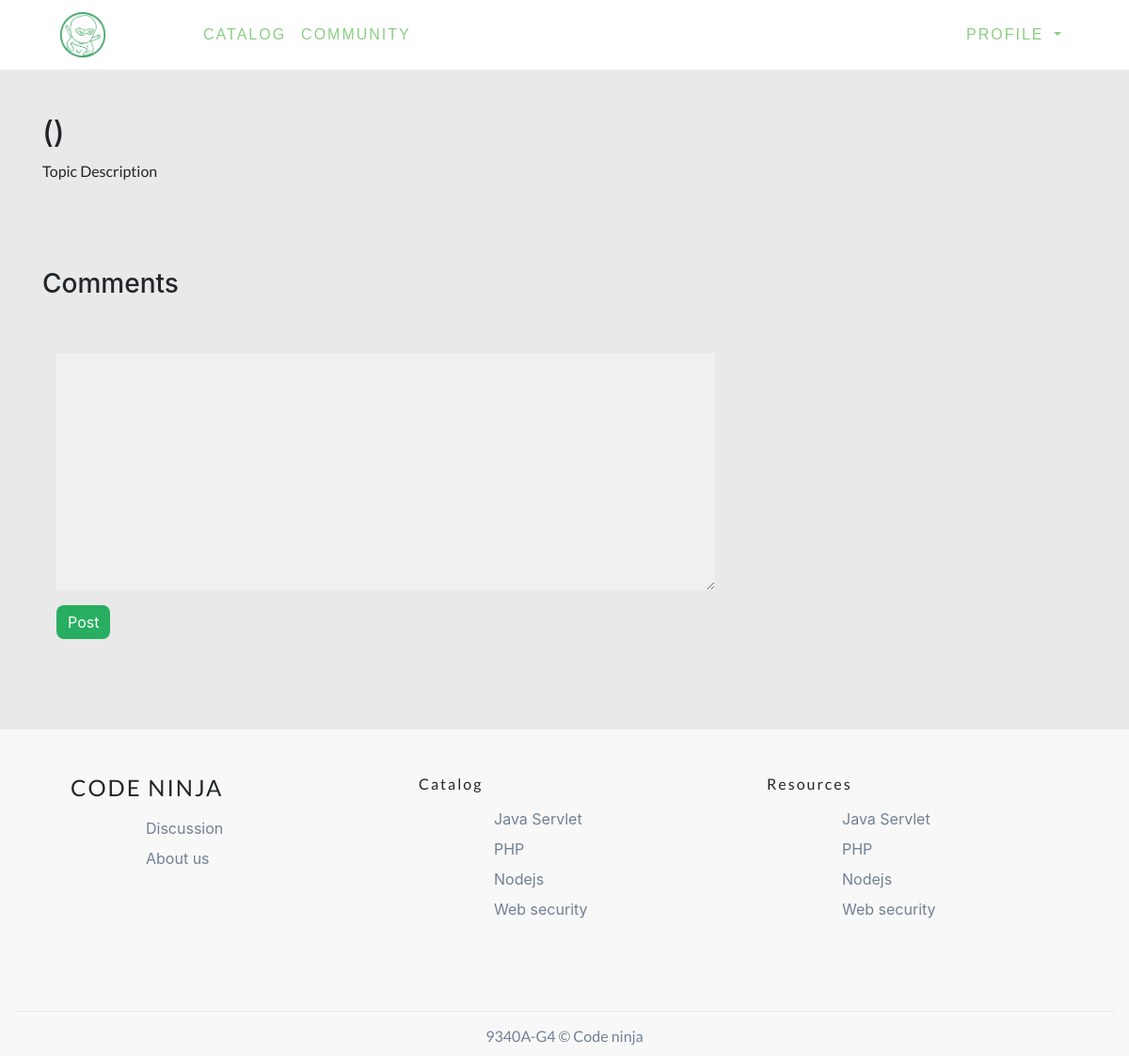
The app's page /server/getposts.php?id=3, older data.
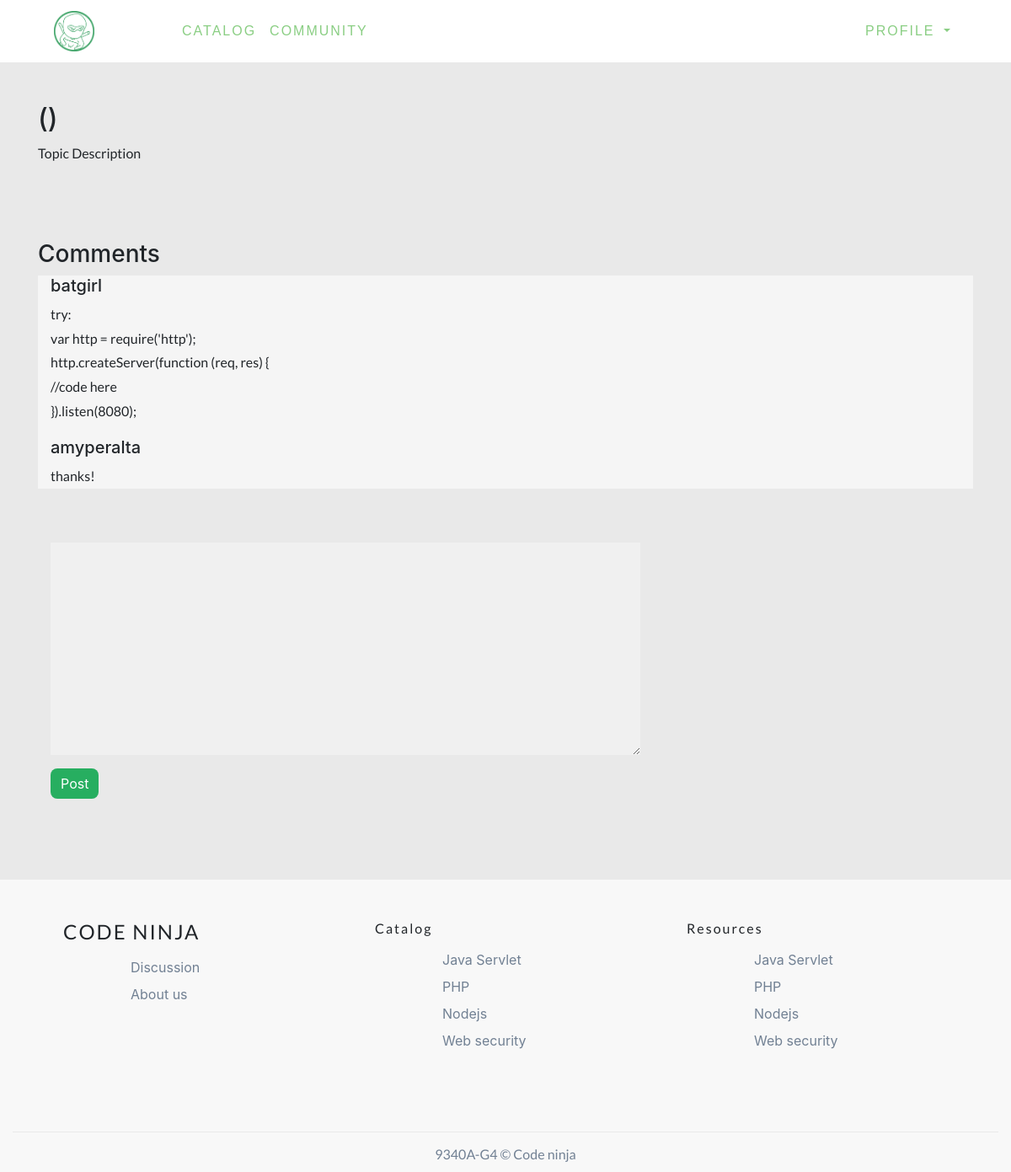
The same page, newer data.
### tables this page shows
CREATE TABLE `comments` (
  `comment_id` int(11) NOT NULL AUTO_INCREMENT,
  `username` varchar(45) NOT NULL,
  `topic_id` int(11) NOT NULL,
  `comment` varchar(500) NOT NULL,
  PRIMARY KEY (`comment_id`),
  KEY `topic_idx` (`topic_id`),
  KEY `userposter_idx` (`username`),
  CONSTRAINT `topic` FOREIGN KEY (`topic_id`) REFERENCES `topic` (`topic_id`) ON DELETE CASCADE ON UPDATE CASCADE,
  CONSTRAINT `userposter` FOREIGN KEY (`username`) REFERENCES `accounts` (`username`) ON DELETE CASCADE ON UPDATE CASCADE
);

### server/getposts.php (the view, shortened to what this page needs)
<!DOCTYPE html>
<html lang="en">
<head>
    <link rel="stylesheet" href="../Bootstrap/css/bootstrap-grid.css">
    <link rel="stylesheet" href="../Bootstrap/css/bootstrap-grid.min.css">
    <link rel="stylesheet" href="../Bootstrap/css/bootstrap-reboot.css">
    <link rel="stylesheet" href="../Bootstrap/css/bootstrap-reboot.min.css">
    <link rel="stylesheet" href="../Bootstrap/css/bootstrap.css">
    <link rel="stylesheet" href="../Bootstrap/css/bootstrap.min.css">
    <link rel="stylesheet" href="../style/main.css">
    <link rel="stylesheet" href="../svg-with-js/css/fa-svg-with-js.css">
  </head>
  <body>
    <nav class="navbar navbar-expand-lg navbar-light bg-light">
    <a class="navbar-brand ml-5" href="../pages/home.html">
      <img src="../image/Logo1x.png" alt="" id="logos">
    </a>
    <div class="collapse navbar-collapse" id="navbarSupportedContent">
      <ul class="navbar-nav mr-auto">
        <li class="nav-item active">
          <a class="nav-link" href="../pages/home.html">Catalog<span class="sr-only">(current)</span></a>
        </li>
        <li class="nav-item active">
          <a class="nav-link" href="../pages/discussion.html">Community<span class="sr-only">(current)</span></a>
        </li>
      </ul>
      <ul class="navbar-nav ml-auto mr-5">
        <li class="nav-item dropdown">
          <a class="nav-link dropdown-toggle" href="#" id="navbarDropdown" role="button" data-toggle="dropdown" aria-haspopup="true" aria-expanded="false">
            Profile
          </a>
        </li>
      </ul>
    </div>
  </nav>
  <div class="wrapper-topic">
      <div class="container-fluid">
          <div class="container">
              <div class="row">
                  <div class="col-12">
                      <h2 class="mt-5"><?php echo $_GET['title']." (".$_GET['topic'].")"; ?></h2>
                      <p>Topic Description
                          <br>
                      </p>
                  </div>
              </div>
              <div class="row mt-4">
                <div class="col-12">
                <h3 class="mt-5">Comments</h3>
                    <div class="container post1">
                    <?php
                        require('connect.php');
                        if(isset($_GET['id'])) {
                            $topicid = (int)$_GET['id'];
                            $query = "SELECT username, comment FROM comments WHERE topic_id = $topicid";
                            $result = mysqli_query($link, $query) or die(mysqli_error($link));
                            while($row = mysqli_fetch_assoc($result)) {
                                echo "<h5>".$row['username']."</h5>";
                                echo "<p>".$row['comment']."</p>";
                            }
                        }
                    ?>
                    </div>
                </div>
              </div>
              <div class="row mt-5">
                <div class="col-8">
                    <div class="container">
                            <form method="POST" action="addcomment.php?id=<?php echo $_GET['id']?>&topic=<?php echo $_GET['topic']; ?>&title=<?php echo $_GET['title']; ?>&description=<?php echo$_GET['description']; ?>">
                                    <div class="form-group">
                                        <textarea class="form-control col-12" id="postComment" rows="10" name="comment"></textarea>
                                    </div>
                                    <div class="form-group">
                                        <button type="submit" class="btn btn-primary">Post</button>
                                    </div>
                            </form>
                    </div>
                </div>
              </div>
          </div>
      </div>
  </div>
<footer class="container-fluid">
  <div class="container mt-5">
    <div class="container">
        <div class="row">
          <div class="col-sm-12 col-md-4">
            <div class="container banner-footer">
              <h5>Code ninja</h5>
              <ul>
                <li><a href="#">Discussion</a></li>
                <li><a href="#">About us</a></li>
              </ul>
            </div>
          </div>
          <div class="col-sm-12 col-md-4">
            <div class="container footer-catalog">
              <h4>Catalog</h4>
              <ul>
                <li>
                  <a href="#">Java Servlet</a>
                </li>
                <li>
                  <a href="#">PHP</a>
                </li>
                <li>
                  <a href="#">Nodejs</a>
                </li>
                <li>
                  <a href="#">Web security</a>
                </li>
              </ul>
            </div>
          </div>
          <div class="col-sm-12 col-md-4">
            <div class="container footer-catalog">
                <h4>Resources</h4>
                <ul>
                  <li>
                    <a href="#">Java Servlet</a>
                  </li>
                  <li>
                    <a href="#">PHP</a>
                  </li>
                  <li>
                    <a href="#">Nodejs</a>
                  </li>
                  <li>
                    <a href="#">Web security</a>
                  </li>
                </ul>
            </div>
          </div>
        </div>
    </div>
  </div>
  <div class="container-fluid footer-child">
      <div class="container">
        <div class="row text-center">
          <div class="col-12">
              <h5 class="mt-3">9340A-G4 © Code ninja</h5>
          </div>
        </div>
      </div>
  </div>
</footer>
</body>
</html>

### style/main.css (style rules this page uses)
* { margin: 0; padding: 0; box-sizing: border-box; word-spacing: normal !important; }
input[type='text'], input[type='number'], input[type='password'], button, select, textarea { outline: none; box-shadow: none !important; text-decoration: none; }
body, html { background-color: #f8f8f8 !important; }
body ul, html ul { margin-left: 5rem; list-style-type: circle; }
body h4, html h4 { font-family: 'Gothic A1', sans-serif; }
.navbar { background-color: white !important; }
.navbar .nav-link { color: #8ace83 !important; font-family: 'Oswald', sans-serif; text-transform: uppercase; font-size: 1rem; letter-spacing: 2px; }
#logos { height: 3rem; width: 3rem; }
p { font-family: 'Lato', sans-serif; line-height: 1.8rem; text-align: justify; }
footer { height: 8rem; bottom: 0rem !important; width: 100vw; }
footer .banner-footer h5 { font-family: 'Lato', sans-serif; font-size: 1.5rem; text-transform: uppercase; letter-spacing: 2px; }
footer .banner-footer ul { list-style-type: none; }
footer .banner-footer ul li { line-height: 150%; padding-top: 0.5rem; }
footer .banner-footer ul li a { color: #718093; }
footer .footer-catalog h4 { font-family: 'Lato', sans-serif; font-size: 1rem; letter-spacing: 2px; }
footer .footer-catalog ul { list-style-type: none; }
footer .footer-catalog ul li { line-height: 150%; padding-top: 0.5rem; }
footer .footer-catalog ul li a { color: #718093; }
footer .footer-child { height: 3rem; position: relative; top: 5rem; bottom: 0rem; border-top: 1px solid #e9e9e9; }
footer .footer-child h5 { font-family: 'Lato', sans-serif; font-size: 1rem; color: #718093; }
.wrapper-topic { height: 100vh auto; background-color: #e9e9e9; position: relative; padding-bottom: 5rem; }
.wrapper-topic .post1 { height: auto; background-color: whitesmoke; }
.wrapper-topic #postComment { background-color: #f0f0f0 !important; color: #2c3e50; border: 0rem; border-radius: 0rem; line-height: 150%; font-family: 'Lato', sans-serif; font-size: 1rem; }
.wrapper-topic .btn-primary { background-color: #27ae60; border: 0rem; border-radius: 0.5rem; }

Row changes from the older to the newer data that the page shows:
added comments: username "batgirl", comment "try: var http = require('http'); http.createServer(function (req, res) { //code here }).listen(8080);"
added comments: username "amyperalta", comment "thanks!"
